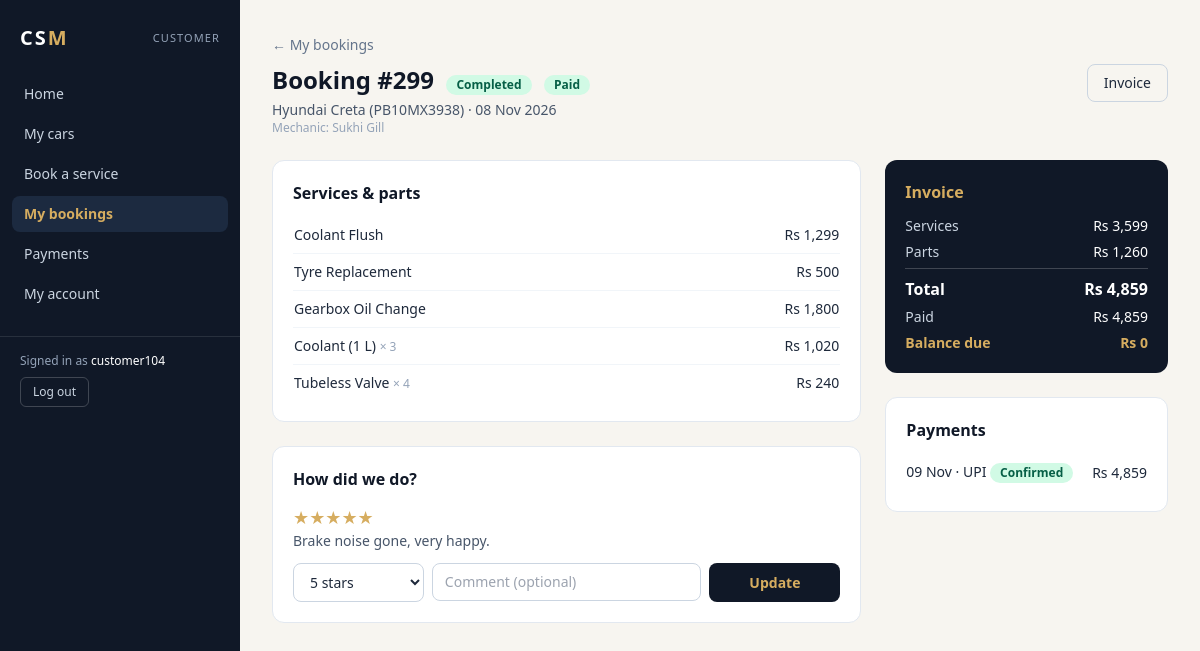
Screenshot of /portal/bookings/299/ (signed in) with the database file from the repository.
### services/models.py (models this page shows, shortened)
class Profile(models.Model):
    ROLE_CHOICES = [('admin', 'Admin / Owner'), ('staff', 'Staff / Receptionist'),
                    ('mechanic', 'Mechanic'), ('customer', 'Customer')]
    user = models.OneToOneField(settings.AUTH_USER_MODEL, on_delete=models.CASCADE, related_name='profile')
    role = models.CharField(max_length=10, choices=ROLE_CHOICES)
    customer = models.OneToOneField(Customer, on_delete=models.CASCADE, null=True, blank=True, related_name='profile')
    mechanic = models.OneToOneField(Mechanic, on_delete=models.CASCADE, null=True, blank=True, related_name='profile')
    class Meta:
        db_table = 'user_profile'
        constraints = [
            models.CheckConstraint(condition=~models.Q(role='customer') | models.Q(customer__isnull=False),
                                   name='profile_customer_needs_customer'),
            models.CheckConstraint(condition=~models.Q(role='mechanic') | models.Q(mechanic__isnull=False),
                                   name='profile_mechanic_needs_mechanic'),
        ]

class Booking(models.Model):
    PENDING, IN_PROGRESS, COMPLETED, CANCELLED = 'Pending', 'In Progress', 'Completed', 'Cancelled'
    STATUS_CHOICES = [(s, s) for s in (PENDING, IN_PROGRESS, COMPLETED, CANCELLED)]
    TRANSITIONS = {
        PENDING: [IN_PROGRESS, CANCELLED],
        IN_PROGRESS: [COMPLETED, CANCELLED],
        COMPLETED: [],
        CANCELLED: [],
    }
    car = models.ForeignKey(Car, on_delete=models.PROTECT, related_name='bookings')
    mechanic = models.ForeignKey(Mechanic, on_delete=models.SET_NULL, null=True, blank=True, related_name='bookings')
    booking_date = models.DateField()
    status = models.CharField(max_length=15, choices=STATUS_CHOICES, default=PENDING)
    odometer_km = models.PositiveIntegerField(null=True, blank=True)
    notes = models.TextField(blank=True)
    class Meta:
        db_table = 'booking'
        ordering = ['-booking_date', '-id']
        indexes = [models.Index(fields=['status']), models.Index(fields=['booking_date'])]
    @property
    def services_total(self):
        return self.service_items.aggregate(t=Sum('price'))['t'] or Decimal('0')
    @property
    def parts_total(self):
        return sum((i.line_total for i in self.part_items.all()), Decimal('0'))
    @property
    def total(self):
        return self.services_total + self.parts_total
    @property
    def paid_total(self):
        return self.payments.filter(status='Confirmed').aggregate(t=Sum('amount'))['t'] or Decimal('0')
    @property
    def pending_total(self):
        return self.payments.filter(status='Pending').aggregate(t=Sum('amount'))['t'] or Decimal('0')
    @property
    def balance(self):
        return self.total - self.paid_total
    @property
    def payable(self):
        return max(self.balance - self.pending_total, Decimal('0'))
    @property
    def payment_status(self):
        if self.status == self.CANCELLED or self.total == 0:
            return '-'
        if self.balance <= 0:
            return 'Paid'
        if self.paid_total == 0:
            return 'Verifying' if self.pending_total > 0 else 'Unpaid'
        return 'Partial'

class BookingPart(models.Model):
    booking = models.ForeignKey(Booking, on_delete=models.CASCADE, related_name='part_items')
    part = models.ForeignKey(Part, on_delete=models.PROTECT, related_name='booking_items')
    quantity = models.PositiveIntegerField(default=1)
    unit_price = models.DecimalField(max_digits=10, decimal_places=2)
    class Meta:
        db_table = 'booking_part'
        constraints = [
            models.UniqueConstraint(fields=['booking', 'part'], name='uniq_booking_part'),
            models.CheckConstraint(condition=models.Q(quantity__gte=1), name='bookingpart_qty_gte_1'),
        ]
    @property
    def line_total(self):
        return self.quantity * self.unit_price

class Car(models.Model):
    FUEL_CHOICES = [('Petrol', 'Petrol'), ('Diesel', 'Diesel'), ('CNG', 'CNG'), ('Electric', 'Electric')]
    customer = models.ForeignKey(Customer, on_delete=models.PROTECT, related_name='cars')
    brand = models.CharField(max_length=50)
    model = models.CharField(max_length=50)
    year = models.PositiveSmallIntegerField(
        validators=[MinValueValidator(1990), MaxValueValidator(2100)])
    fuel_type = models.CharField(max_length=10, choices=FUEL_CHOICES, default='Petrol')
    color = models.CharField(max_length=30, blank=True)
    registration_number = models.CharField(max_length=15, unique=True, validators=[reg_validator])
    class Meta:
        db_table = 'car'
        ordering = ['registration_number']
        constraints = [models.CheckConstraint(condition=models.Q(year__gte=1990), name='car_year_gte_1990')]

class Mechanic(models.Model):
    name = models.CharField(max_length=100)
    phone = models.CharField(max_length=10, unique=True, validators=[phone_validator])
    specialization = models.ForeignKey(
        ServiceCategory, on_delete=models.SET_NULL, null=True, blank=True, related_name='mechanics')
    hire_date = models.DateField(default=date.today)
    is_active = models.BooleanField(default=True)
    class Meta:
        db_table = 'mechanic'
        ordering = ['name']

class BookingService(models.Model):
    booking = models.ForeignKey(Booking, on_delete=models.CASCADE, related_name='service_items')
    service = models.ForeignKey(Service, on_delete=models.PROTECT, related_name='booking_items')
    price = models.DecimalField(max_digits=10, decimal_places=2)
    class Meta:
        db_table = 'booking_service'
        constraints = [models.UniqueConstraint(fields=['booking', 'service'], name='uniq_booking_service')]

class Service(models.Model):
    category = models.ForeignKey(ServiceCategory, on_delete=models.PROTECT, related_name='services')
    name = models.CharField(max_length=100, unique=True)
    description = models.TextField(blank=True)
    price = models.DecimalField(max_digits=10, decimal_places=2, validators=[MinValueValidator(0)])
    duration_minutes = models.PositiveIntegerField(default=60)
    is_active = models.BooleanField(default=True)
    class Meta:
        db_table = 'service'
        ordering = ['category__name', 'name']
        constraints = [models.CheckConstraint(condition=models.Q(price__gte=0), name='service_price_gte_0')]

class Part(models.Model):
    sku = models.CharField('SKU', max_length=30, unique=True)
    name = models.CharField(max_length=120)
    supplier = models.ForeignKey(Supplier, on_delete=models.PROTECT, related_name='parts')
    unit_price = models.DecimalField(max_digits=10, decimal_places=2, validators=[MinValueValidator(0)])
    stock_qty = models.PositiveIntegerField(default=0)
    reorder_level = models.PositiveIntegerField(default=10)
    class Meta:
        db_table = 'part'
        ordering = ['name']
        constraints = [models.CheckConstraint(condition=models.Q(unit_price__gte=0), name='part_price_gte_0')]

class Feedback(models.Model):
    booking = models.OneToOneField(Booking, on_delete=models.CASCADE, related_name='feedback')
    rating = models.PositiveSmallIntegerField(validators=[MinValueValidator(1), MaxValueValidator(5)])
    comment = models.TextField(blank=True)
    class Meta:
        db_table = 'feedback'
        constraints = [models.CheckConstraint(
            condition=models.Q(rating__gte=1, rating__lte=5), name='feedback_rating_1_5')]

class Payment(models.Model):
    METHOD_CHOICES = [('UPI', 'UPI'), ('Cash', 'Cash'), ('Card', 'Card'), ('Net Banking', 'Net Banking')]
    CONFIRMED, PENDING, REJECTED = 'Confirmed', 'Pending', 'Rejected'
    STATUS_CHOICES = [(CONFIRMED, 'Confirmed'), (PENDING, 'Pending verification'), (REJECTED, 'Rejected')]
    booking = models.ForeignKey(Booking, on_delete=models.PROTECT, related_name='payments')
    amount = models.DecimalField(max_digits=10, decimal_places=2, validators=[MinValueValidator(Decimal('0.01'))])
    method = models.CharField(max_length=15, choices=METHOD_CHOICES, default='UPI')
    paid_on = models.DateField(default=date.today)
    reference = models.CharField('Transaction ref / UTR', max_length=40, blank=True)
    status = models.CharField(max_length=10, choices=STATUS_CHOICES, default=CONFIRMED)
    verified_by = models.ForeignKey(settings.AUTH_USER_MODEL, on_delete=models.SET_NULL, null=True, blank=True,
                                    related_name='verified_payments')
    verified_at = models.DateTimeField(null=True, blank=True)
    batch = models.ForeignKey(PaymentBatch, on_delete=models.PROTECT, null=True, blank=True, related_name='payments')
    class Meta:
        db_table = 'payment'
        ordering = ['-paid_on', '-id']
        indexes = [models.Index(fields=['paid_on']), models.Index(fields=['status'])]
        constraints = [
            models.CheckConstraint(condition=models.Q(amount__gt=0), name='payment_amount_gt_0'),
            models.CheckConstraint(condition=models.Q(status__in=['Confirmed', 'Pending', 'Rejected']),
                                   name='payment_status_valid'),
            models.UniqueConstraint(fields=['reference'], name='uniq_active_upi_reference',
                                    condition=models.Q(method='UPI') & ~models.Q(reference='')
                                    & ~models.Q(status='Rejected') & models.Q(batch__isnull=True)),
        ]

### services/portal.py (the view)
# urls.py: path('portal/bookings/<int:pk>/', pt.portal_booking_detail, name='portal_booking_detail'),
@role_required(*CUSTOMER)
def portal_booking_detail(request, pk):
    b = _own_booking(request, pk)
    ctx = _invoice_ctx(b, reverse('portal_bookings'))
    ctx.update(all_payments=b.payments.all(), pending=b.pending_total, payable=b.payable,
               feedback_form=forms.FeedbackForm(), can_cancel=b.status == Booking.PENDING,
               can_pay=b.status != Booking.CANCELLED and b.payable > 0)
    return render(request, 'portal/booking_detail.html', ctx)

### services/templates/portal/booking_detail.html (shortened to what this page needs)
{% extends 'services/base.html' %}{% load csm_extras %}
{% block content %}
<a href="{% url 'portal_bookings' %}" class="text-sm text-slate-500 hover:text-navy">&larr; My bookings</a>
<div class="mb-6 mt-2 flex flex-wrap items-start justify-between gap-3">
  <div>
    <h1 class="text-2xl font-bold text-navy">Booking #{{ b.pk }} &nbsp;{{ b.status|pretty }} &nbsp;{{ b.payment_status|pretty }}</h1>
    <p class="mt-1 text-sm text-slate-600">{{ b.car.brand }} {{ b.car.model }} ({{ b.car.registration_number }}) &middot; {{ b.booking_date|date:"d M Y" }}</p>
    <p class="text-xs text-slate-400">Mechanic: {{ b.mechanic.name|default:"will be assigned soon" }}</p>
  </div>
  <div class="flex gap-2">
    <a href="{% url 'portal_invoice' b.pk %}" target="_blank" class="rounded-lg border border-slate-300 px-4 py-2 text-sm">Invoice</a>
  </div>
</div>
<div class="grid gap-6 lg:grid-cols-3">
  <div class="space-y-6 lg:col-span-2">
    <section class="rounded-xl border border-slate-200 bg-white p-5">
      <h2 class="mb-3 font-semibold text-navy">Services &amp; parts</h2>
      <table class="w-full text-left text-sm"><tbody class="divide-y divide-slate-100">
        {% for i in service_items %}<tr><td class="py-2">{{ i.service.name }}</td><td class="text-right">{{ i.price|inr }}</td></tr>{% endfor %}
        {% for i in part_items %}<tr><td class="py-2">{{ i.part.name }} <span class="text-xs text-slate-400">&times; {{ i.quantity }}</span></td><td class="text-right">{{ i.line_total|inr }}</td></tr>{% endfor %}
      </tbody></table>
    </section>
    {% if b.status == 'Completed' %}
    <section class="rounded-xl border border-slate-200 bg-white p-5">
      <h2 class="mb-3 font-semibold text-navy">How did we do?</h2>
      {% if b.feedback %}<p class="text-lg text-gold">{{ b.feedback.rating|stars }}</p><p class="text-sm text-slate-600">{{ b.feedback.comment }}</p>{% endif %}
      <form method="post" action="{% url 'portal_booking_feedback' b.pk %}" class="mt-3 grid gap-2 sm:grid-cols-4">{% csrf_token %}
        <div>{{ feedback_form.rating }}</div><div class="sm:col-span-2"><input name="comment" placeholder="Comment (optional)" class="w-full rounded-lg border border-slate-300 px-3 py-2 text-sm"></div>
        <button class="rounded-lg bg-navy px-4 py-2 text-sm font-semibold text-gold">{% if b.feedback %}Update{% else %}Submit{% endif %}</button></form>
    </section>{% endif %}
  </div>
  <div class="space-y-6">
    <section class="rounded-xl bg-navy p-5 text-white">
      <h2 class="mb-3 font-semibold text-gold">Invoice</h2>
      <dl class="space-y-1.5 text-sm">
        <div class="flex justify-between"><dt class="text-slate-300">Services</dt><dd>{{ services_total|inr }}</dd></div>
        <div class="flex justify-between"><dt class="text-slate-300">Parts</dt><dd>{{ parts_total|inr }}</dd></div>
        <div class="flex justify-between border-t border-white/20 pt-2 text-base font-semibold"><dt>Total</dt><dd>{{ total|inr }}</dd></div>
        <div class="flex justify-between"><dt class="text-slate-300">Paid</dt><dd>{{ paid|inr }}</dd></div>
        <div class="flex justify-between font-semibold text-gold"><dt>Balance due</dt><dd>{{ balance|inr }}</dd></div>
      </dl>
    </section>
    <section class="rounded-xl border border-slate-200 bg-white p-5">
      <h2 class="mb-3 font-semibold text-navy">Payments</h2>
      <ul class="divide-y divide-slate-100 text-sm">
        {% for p in all_payments %}<li class="flex items-center justify-between py-2"><span>{{ p.paid_on|date:"d M" }} &middot; {{ p.method }} {{ p.status|pretty }}</span><span class="font-medium {% if p.status == 'Rejected' %}text-slate-400 line-through{% endif %}">{{ p.amount|inr }}</span></li>
        {% empty %}<li class="py-2 text-slate-400">No payments yet.</li>{% endfor %}
      </ul>
    </section>
  </div>
</div>
{% endblock %}

### services/templates/services/base.html (shortened to what this page needs)
{% load csm_extras %}<!DOCTYPE html>
<html lang="en">
<head>
  <script src="https://cdn.tailwindcss.com"></script>
</head>
<body class="bg-cream text-slate-800 antialiased">
{% with name=request.resolver_match.url_name|default:'' %}
<div class="min-h-screen lg:flex">
  <aside class="bg-navy text-slate-300 lg:w-60 lg:min-h-screen lg:shrink-0">
    <div class="flex items-center justify-between px-5 py-4 lg:py-6">
      <a href="{% url home_url %}" class="text-xl font-extrabold tracking-widest text-white">CS<span class="text-gold">M</span></a>
      <span class="text-[11px] uppercase tracking-widest text-slate-400">{{ role_label }}</span>
    </div>
    <nav class="flex gap-1 overflow-x-auto px-3 pb-3 text-sm lg:flex-col lg:overflow-visible lg:pb-0">
      {% for label, url, key in nav %}
        <a href="{% url url %}"
           class="whitespace-nowrap rounded-lg px-3 py-2 hover:bg-navy-light hover:text-gold
                  {% if key in name %}bg-navy-light text-gold font-semibold{% endif %}">{{ label }}</a>
      {% endfor %}
    </nav>
    <div class="flex items-center justify-between gap-3 border-t border-white/10 px-5 py-3 text-xs lg:mt-6 lg:block lg:py-4">
      <div class="text-slate-400 lg:mb-2">Signed in as <span class="text-white">{{ request.user.username }}</span></div>
      <form method="post" action="{% url 'logout' %}">{% csrf_token %}
        <button class="rounded-md border border-white/20 px-3 py-1.5 hover:border-gold hover:text-gold">Log out</button>
      </form>
    </div>
  </aside>
  <main class="min-w-0 flex-1 px-4 py-6 sm:px-8 lg:py-8">
    {% block content %}{% endblock %}
  </main>
</div>
{% endwith %}
</body>
</html>

### rows the page displays
Profile: role "CUSTOMER"
Booking: pk "299", status|pretty "Completed", payment_status|pretty "Paid", car.brand "Hyundai", car.model "Creta", car.registration_number "PB10MX3938", booking_date "08 Nov 2026", mechanic.name "Sukhi Gill", feedback.rating|stars "★★★★★", feedback.comment "Brake noise gone, very happy."
BookingService: service.name "Coolant Flush", price|inr "Rs 1,299"
BookingService: service.name "Tyre Replacement", price|inr "Rs 500"
BookingService: service.name "Gearbox Oil Change", price|inr "Rs 1,800"
BookingPart: part.name "Coolant (1 L)", quantity "3", line_total|inr "Rs 1,020"
BookingPart: part.name "Tubeless Valve", quantity "4", line_total|inr "Rs 240"
Payment: paid_on "09 Nov", method "UPI", status|pretty "Confirmed", amount|inr "Rs 4,859"

### other values shown
{{ label }} "Home" "My cars" "Book a service" "My bookings" "Payments" "My account"
{{ request.user.username }} "customer104"
{{ services_total|inr }} "Rs 3,599"
{{ parts_total|inr }} "Rs 1,260"
{{ total|inr }} "Rs 4,859"
{{ paid|inr }} "Rs 4,859"
{{ balance|inr }} "Rs 0"
